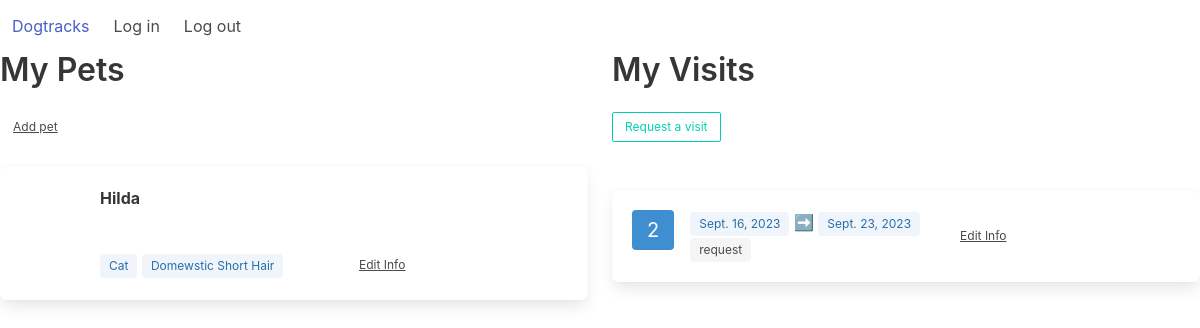
Before: /dogtracks/ (signed in) with the older database file.
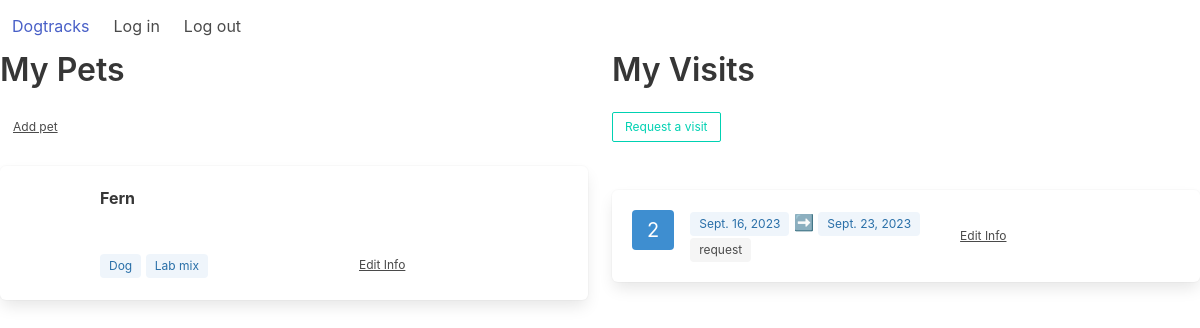
After: the same page with the newer database file.
### dogtracks/models.py (models this page shows, shortened)
class Animal(models.Model):
	CHOICES = (('dog', 'Dog'), ('cat', 'Cat'), ('horse', 'Horse'), ('other', 'Other'))
	owner = models.ForeignKey(User, related_name='animals', on_delete=models.SET_NULL, null=True)
	name = models.CharField(max_length=25, null=False, blank=False, verbose_name="Pet name")
	photo = models.FileField(upload_to='images', null=True, blank=True)
	breed = models.CharField(max_length=25, blank=True)
	species = models.CharField(choices=CHOICES, max_length=10, blank=True)
	birthday = models.DateField(auto_now=False, auto_now_add=False, null=True, blank=True)

class Visit(models.Model):
	CHOICES = (('request','Request'), ('confirm', 'Confirm'), ('complete', 'Complete'), ('cancel','Cancel'))
	requester = models.ForeignKey(User, related_name='visits', on_delete=models.SET_NULL, null=True)
	status = models.CharField(choices=CHOICES, max_length=10, default='request')
	start = models.DateField(auto_now=False,auto_now_add=False)
	end = models.DateField(auto_now=False,auto_now_add=False)

### dogtracks/views.py (the view)
# urls.py: path('', views.index, name='index'),
def index(request):
	if request.user.is_authenticated:
		pets = Animal.objects.filter(owner=request.user)
		visits = Visit.objects.filter(requester=request.user)
		context = {"pets": pets,
					"visits": visits}
		return render(request, "dogtracks/dashboard.html", context)
	else:
		return render(request, "dogtracks/login.html")

### dogtracks/templates/dogtracks/dashboard.html
{% extends "dogtracks/template.html" %}
{% load static %}
{% block content %}
<div class="columns">
	<div class="column">
		<div class="container">
			<h1 class="title">My Pets</h1>
			<a class="button is-text is-small" href="{% url 'add_pet' %}">Add pet</a>
		</div>
		<br />
		{% for pet in pets %}
		<div class="box">
			<article class="media">
				<div class="media-left">
					<figure class="image is-64x64">
					</figure>
				</div>
				<div class="media-content">
					<div class="content">
						<p><strong>{{ pet.name }}</strong></p>
						<br />
						<div class="columns is-vcentered">
							<div class="column">
								<span class="tag is-info is-light">{{ pet.species }}</span>
								<span class="tag is-info is-light">{{ pet.breed }}</span>
							</div>
							<div class="column">
								<a class=" button is-text is-small" href="{% url 'update_pet' pet.id %}">
								Edit Info
								</a>
							</div>
						</div>
					</div>
				</div>
			</article>
		</div>
		{% endfor %}
	</div>
	<div class="column">
		<div class="block">
			<h1 class="title">My Visits</h1>
			<a class="button is-outlined is-primary is-small" href="{% url 'add_visit' %}">Request a visit</a>
		</div>
	<br />
	{% for visit in visits %}
	<div class="box">
			<article class="media">
				<div class="media-left">
					<span class="tag is-info is-large">{{ visit.id }}</span>
				</div>
				<div class="media-content">
					<div class="content">
						<div class="columns is-vcentered">
							<div class="column">
								<span class="tag is-info is-light">{{ visit.start }}</span>
								<span>➡️</span>
								<span class="tag is-info is-light">{{ visit.end }}</span>
								<br />
								<span class="tag">{{ visit.status }}</span>
							</div>
							<div class="column">
								<a class=" button is-text is-small" href="{% url 'update_visit' visit.id %}">
								Edit Info
								</a>
							</div>
						</div>
					</div>
				</div>
			</article>
		</div>
	{% endfor %}
</div>
{% endblock %}

Changed rows visible on the page:
removed Animal: name "Hilda", species "Cat", breed "Domewstic Short Hair"
added Animal: name "Fern", species "Dog", breed "Lab mix"
